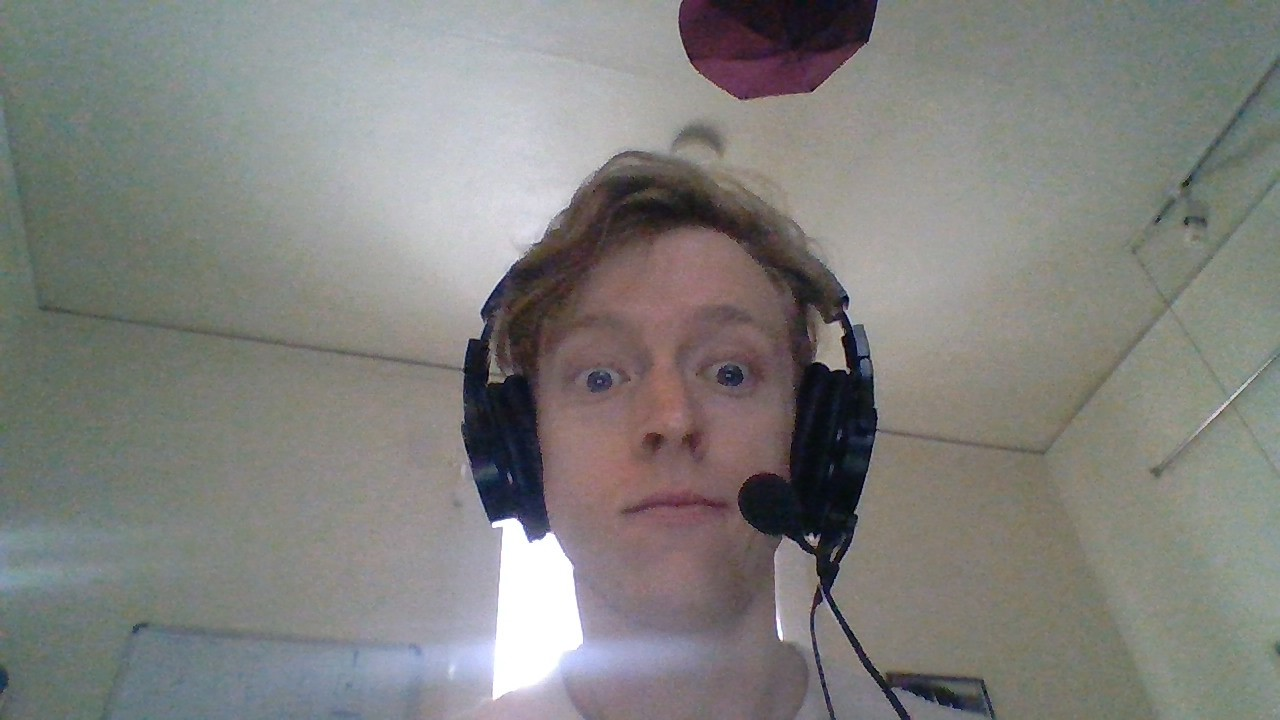
#> input picture Python/openCV/ex11/test1.jpg, 1280 x 720 px
$ python ex11.py
#> lines starting #> are read from the running program, lines starting #| are printed output that depends on the picture
import cv2
import numpy as np
import matplotlib.pyplot as plt

img = cv2.imread('test1.jpg')
#> img is the input picture: shape (720, 1280, 3); mean B, G, R 125.6, 128.4, 129
mask = np.zeros(img.shape[:2], np.uint8)

bgdModel = np.zeros((1,65), np.float64)
fgdModel = np.zeros((1,65), np.float64)

rect = (161, 79, 500, 500)

cv2.grabCut(img, mask, rect, bgdModel, fgdModel, 5, cv2.GC_INIT_WITH_RECT)
mask2 = np.where((mask == 2) | (mask==9), 0 , 1).astype('uint8')
imge = img*mask2[:,:,np.newaxis]
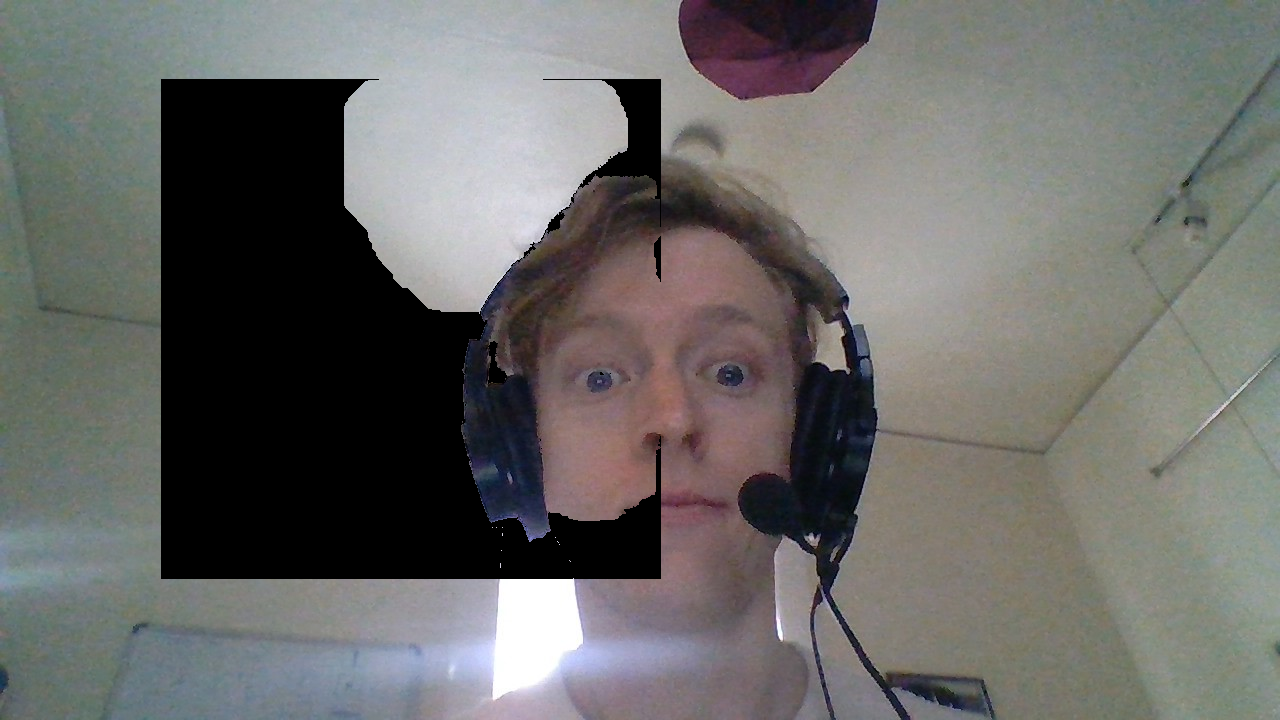
#> imge: shape (720, 1280, 3); mean B, G, R 104, 106.1, 106.6
plt.imshow(img)
plt.colorbar()
plt.show()
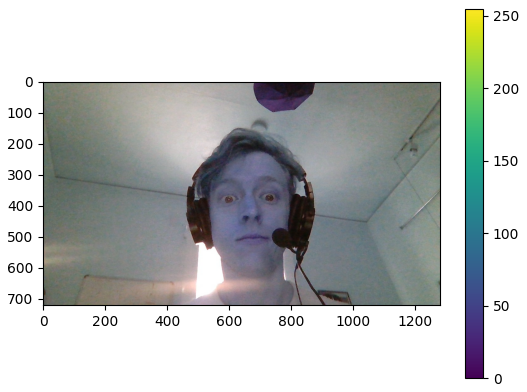
#> figure drawn by matplotlib, 2 panels; B, G, R data is drawn as R, G, B

cv2.waitKey(0)
cv2.destroyAllWindows()
